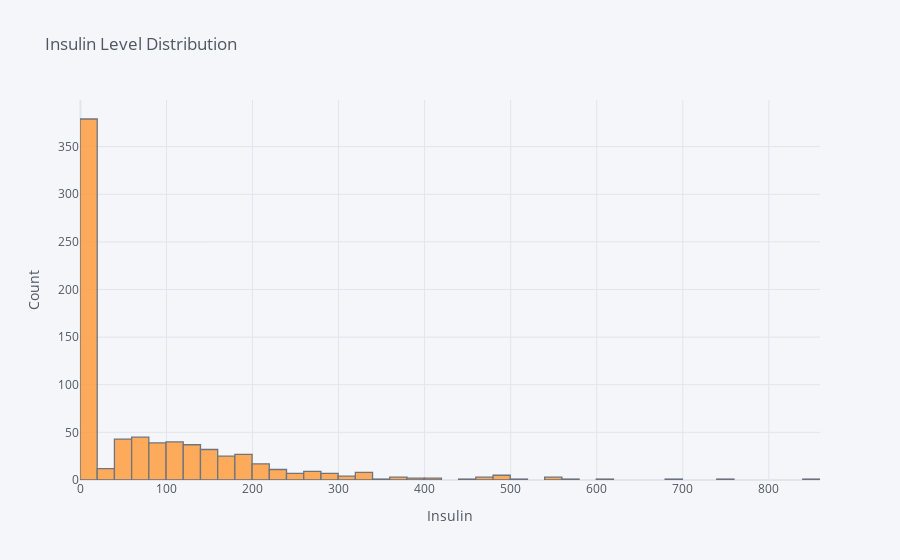

Write notebook code for a chart like this one.
### Code cell
df['Insulin'].iplot(kind = 'hist', xTitle = 'Insulin', yTitle = 'Count', title = 'Insulin Level Distribution')

### Figure 1 — Plotly figure (JSON) as saved in the notebook; plotly's stock layout.template omitted (floating-point values rounded to 4 significant figures; data arrays with more than 128 entries replaced by an {"elided": "..."} marker saying what was removed)
{"data": [{"histfunc": "count", "histnorm": "", "marker": {"color": "rgba(255, 153, 51, 1.0)", "line": {"color": "#4D5663", "width": 1.3}}, "name": "Insulin", "opacity": 0.8, "orientation": "v", "type": "histogram", "x": {"elided": "768 int values"}}], "layout": {"barmode": "overlay", "legend": {"bgcolor": "#F5F6F9", "font": {"color": "#4D5663"}}, "paper_bgcolor": "#F5F6F9", "plot_bgcolor": "#F5F6F9", "title": {"font": {"color": "#4D5663"}, "text": "Insulin Level Distribution"}, "xaxis": {"gridcolor": "#E1E5ED", "showgrid": true, "tickfont": {"color": "#4D5663"}, "title": {"font": {"color": "#4D5663"}, "text": "Insulin"}, "zerolinecolor": "#E1E5ED"}, "yaxis": {"gridcolor": "#E1E5ED", "showgrid": true, "tickfont": {"color": "#4D5663"}, "title": {"font": {"color": "#4D5663"}, "text": "Count"}, "zerolinecolor": "#E1E5ED"}}}
